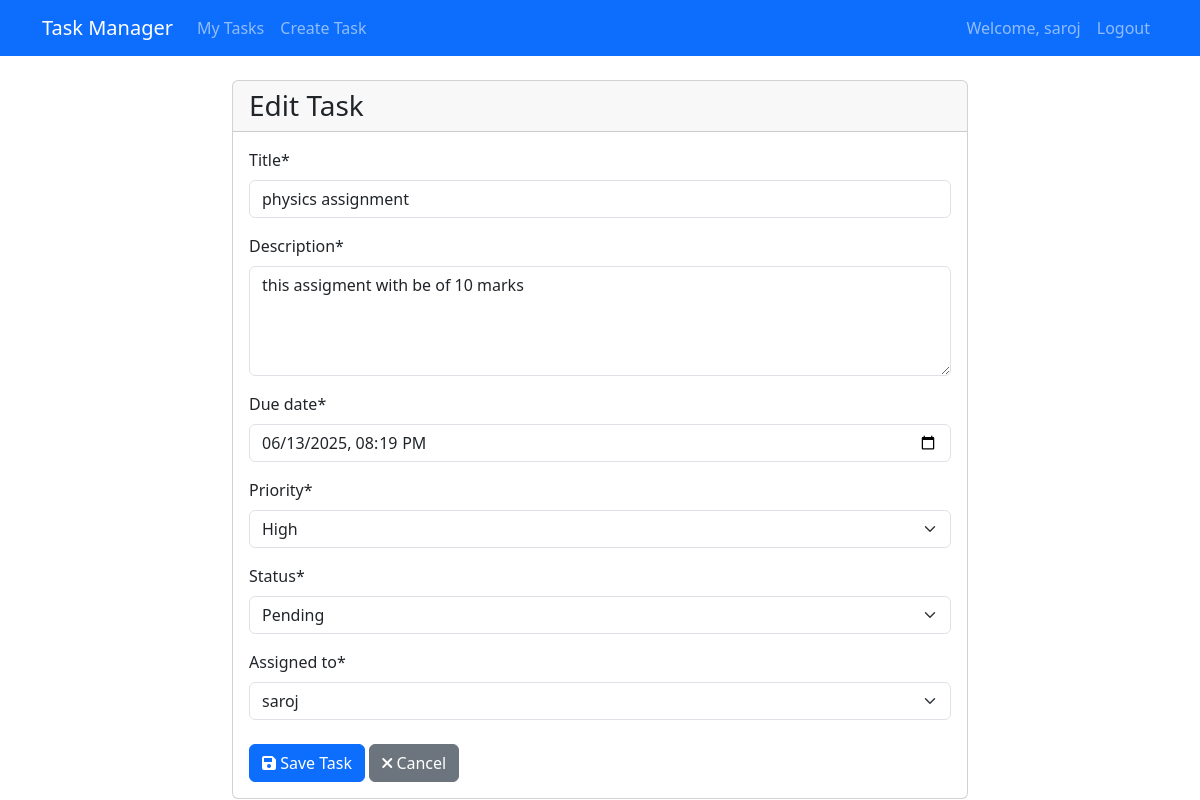
The page /task/1/edit/ (signed in) on the database its author committed.
### tasks/models.py (models this page shows, shortened)
class Task(models.Model):
    PRIORITY_CHOICES = [
        ('low', 'Low'),
        ('medium', 'Medium'),
        ('high', 'High')
    ]
    STATUS_CHOICES = [
        ('pending', 'Pending'),
        ('in_progress', 'In Progress'),
        ('completed', 'Completed')
    ]
    title = models.CharField(max_length=200)
    description = models.TextField()
    created_date = models.DateTimeField(auto_now_add=True)
    due_date = models.DateTimeField()
    priority = models.CharField(max_length=10, choices=PRIORITY_CHOICES, default='medium')
    status = models.CharField(max_length=20, choices=STATUS_CHOICES, default='pending')
    assigned_to = models.ForeignKey(User, on_delete=models.CASCADE, related_name='assigned_tasks')
    created_by = models.ForeignKey(User, on_delete=models.CASCADE, related_name='created_tasks')
    class Meta:
        ordering = ['-due_date']

### tasks/views.py (the view)
# urls.py: path('task/<int:pk>/edit/', views.task_edit, name='task_edit'),
@login_required
def task_edit(request, pk):
    task = get_object_or_404(Task, pk=pk)
    if request.method == 'POST':
        form = TaskForm(request.POST, instance=task)
        if form.is_valid():
            form.save()
            messages.success(request, 'Task updated successfully!')
            return redirect('task_list')
    else:
        form = TaskForm(instance=task)
    return render(request, 'tasks/task_form.html', {'form': form, 'title': 'Edit Task'})

### tasks/forms.py
class TaskForm(forms.ModelForm):
    due_date = forms.DateTimeField(
        widget=forms.DateTimeInput(attrs={'type': 'datetime-local'}),
        input_formats=['%Y-%m-%dT%H:%M']
    )
    class Meta:
        model = Task
        fields = ['title', 'description', 'due_date', 'priority', 'status', 'assigned_to']
        widgets = {
            'description': forms.Textarea(attrs={'rows': 4}),
        }

### tasks/templates/tasks/task_form.html (shortened to what this page needs)
{% extends 'base.html' %}
{% load crispy_forms_tags %}
{% block content %}
<div class="row justify-content-center">
    <div class="col-md-8">
        <div class="card">
            <div class="card-header">
                <h3 class="mb-0">{{ title }}</h3>
            </div>
            <div class="card-body">
                <form method="post" novalidate>
                    {{ form|crispy }}
                    <div class="mt-4">
                        <button type="submit" class="btn btn-primary">
                            <i class="fas fa-save"></i> Save Task
                        </button>
                        <a href="{% url 'task_list' %}" class="btn btn-secondary">
                            <i class="fas fa-times"></i> Cancel
                        </a>
                    </div>
                </form>
            </div>
        </div>
    </div>
</div>
{% endblock %}

### tasks/templates/base.html (shortened to what this page needs)
<!DOCTYPE html>
<html lang="en">
<head>
    <link href="https://cdn.jsdelivr.net/npm/bootstrap@5.3.0/dist/css/bootstrap.min.css" rel="stylesheet">
    <link rel="stylesheet" href="https://cdnjs.cloudflare.com/ajax/libs/font-awesome/6.0.0/css/all.min.css">
</head>
<body>
    <nav class="navbar navbar-expand-lg navbar-dark bg-primary mb-4">
        <div class="container">
            <a class="navbar-brand" href="{% url 'task_list' %}">Task Manager</a>
            <div class="collapse navbar-collapse" id="navbarNav">
                <ul class="navbar-nav me-auto">
                    <li class="nav-item">
                        <a class="nav-link" href="{% url 'task_list' %}">My Tasks</a>
                    </li>
                    <li class="nav-item">
                        <a class="nav-link" href="{% url 'task_create' %}">Create Task</a>
                    </li>
                </ul>
                <ul class="navbar-nav">
                    {% if user.is_authenticated %}
                        <li class="nav-item">
                            <span class="nav-link">Welcome, {{ user.username }}</span>
                        </li>
                        <li class="nav-item">
                            <a class="nav-link" href="{% url 'logout' %}">Logout</a>
                        </li>
                    {% else %}
                        <li class="nav-item">
                            <a class="nav-link" href="{% url 'login' %}">Login</a>
                        </li>
                    {% endif %}
                </ul>
            </div>
        </div>
    </nav>
    <div class="container">
        {% block content %}
        {% endblock %}
    </div>
</body>
</html>

### rows shown on the page
Task: title "physics assignment", description "this assigment with be of 10 marks", due_date "06/13/2025 20:19", priority "High", status "Pending", assigned_to "saroj"

### other values the page prints
{{ user.username }} "saroj"
{{ title }} "Edit Task"
